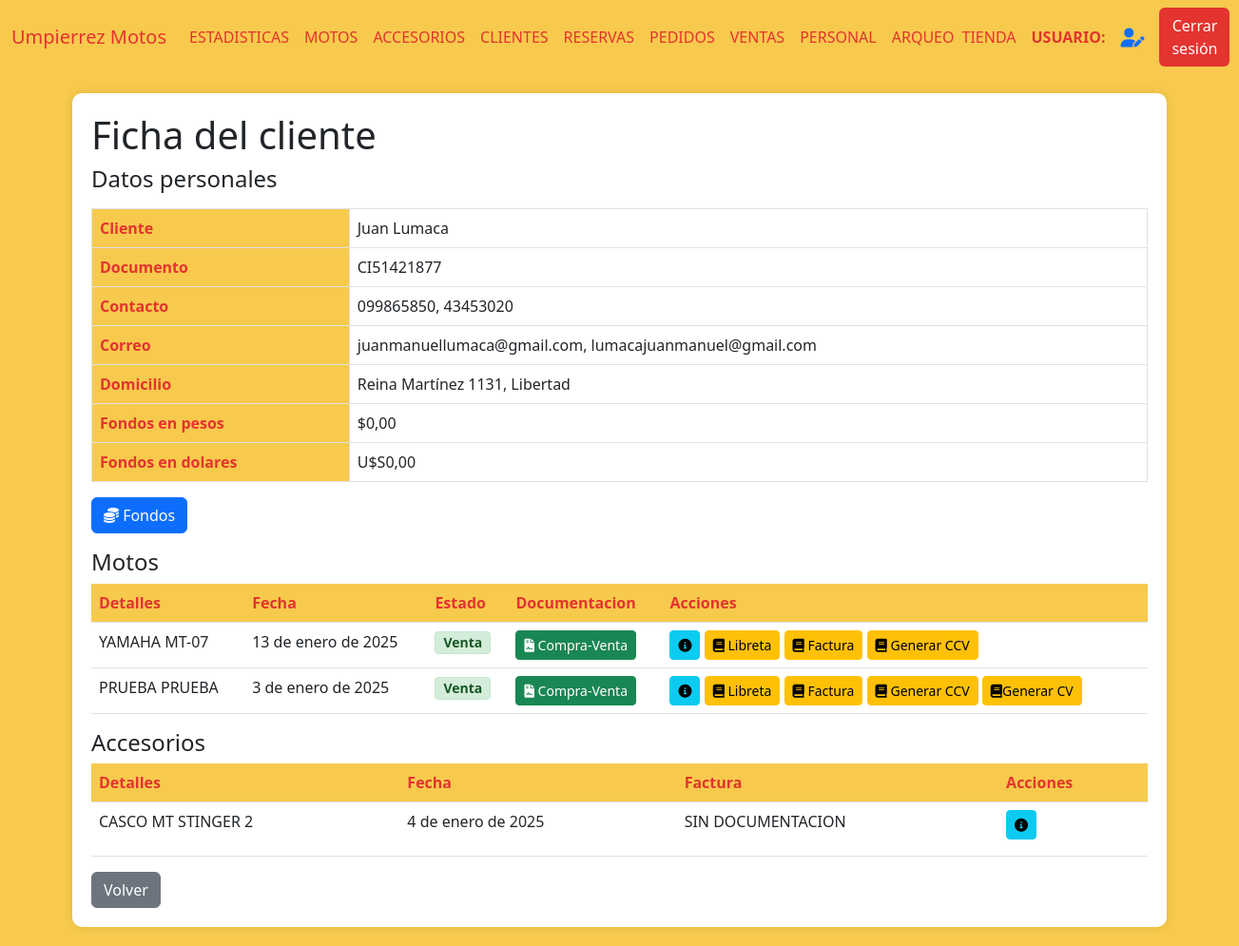
Before: /cliente_ficha/1 (signed in) with the older database file.
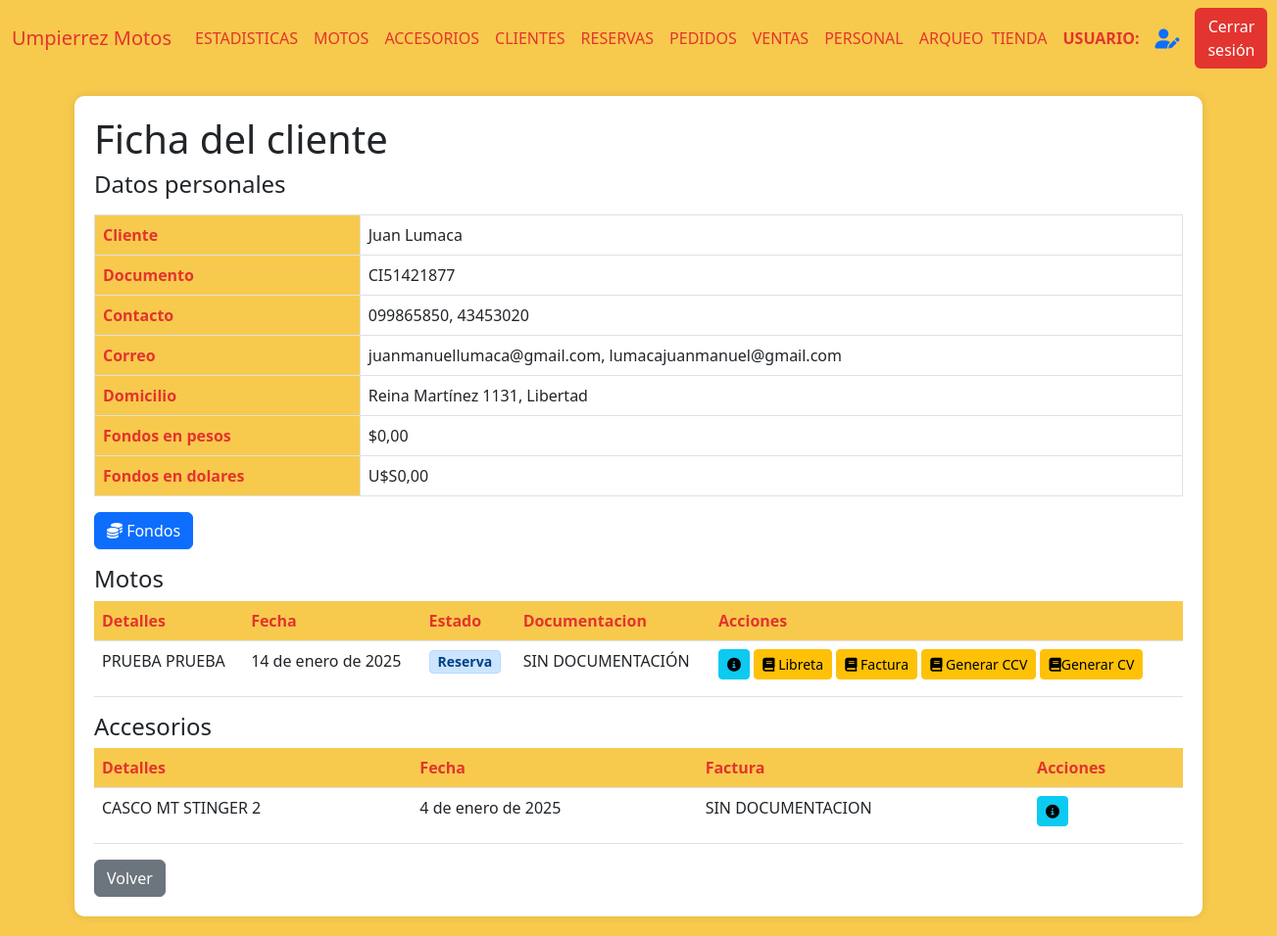
After: the same page with the newer database file.
### AppUM/models.py (models this page shows)
class Cliente(models.Model):
    documento = models.CharField(max_length=20, unique=True)
    nombre = models.CharField(max_length=20)
    apellido  = models.CharField(max_length=20)
    fecha_nacimiento = models.DateField(null=True,blank=True)
    domicilio = models.CharField(max_length=500,blank=True)
    fondo_pesos = models.DecimalField(max_digits=10, decimal_places=2,default=0)
    fondo_dolares = models.DecimalField(max_digits=10, decimal_places=2,default=0)

class ClienteTelefono(models.Model):
    cliente = models.ForeignKey(Cliente, related_name='cliente_telefono', on_delete=models.CASCADE, null=True)
    telefono = models.CharField(max_length=10)
    principal = models.BooleanField(default=True)

class ClienteCorreo(models.Model):
    cliente = models.ForeignKey(Cliente, related_name='cliente_correo', on_delete=models.CASCADE, null=True)
    correo = models.CharField(max_length=100)
    principal = models.BooleanField(default=True)

class ComprasVentas(models.Model):
    moto = models.ForeignKey(Moto, related_name='moto_cliente', on_delete=models.CASCADE)
    cliente = models.ForeignKey(Cliente, related_name='cliente_moto', on_delete=models.CASCADE)
    fecha_compra = models.DateField()
    fotocopia_libreta = models.ImageField(null=True, blank=True, upload_to="documentacion/libretas/")
    compra_venta = models.FileField(null=True, blank=True, upload_to="documentacion/compra_venta/")
    certificado_venta = models.FileField(null=True, blank=True, upload_to="documentacion/certificado_venta/")
    tipo = models.CharField(max_length=20)
    forma_de_pago = models.TextField(null=True, blank=True)
    facturas = models.FileField(null=True, blank=True, upload_to="documentacion/facturas_motos/")
    class Meta:
        pass

class ClienteAccesorio(models.Model):
    accesorio = models.ForeignKey(Accesorio, related_name='accesorio_cliente', on_delete=models.CASCADE)
    cliente = models.ForeignKey(Cliente, related_name='cliente_cliente', on_delete=models.CASCADE)
    fecha_compra = models.DateField()
    factura = models.IntegerField(null=True)
    factura_rut = models.IntegerField(null=True)
    factura_documento = models.FileField(null=True, blank=True, upload_to="documentacion/facturas_accesorios/")

### AppUM/decorators.py (the view)
    def _wrapped_view(request, *args, **kwargs):
        user = request.user
        if user.is_authenticated:
            usuario_consulta = Personal.objects.filter(usuario=user.username).first()
            if usuario_consulta:
                if Administrativo.objects.filter(personal_ptr_id=usuario_consulta.id,activo=1).exists():
                    return view_func(request, *args, **kwargs)
                else:
                    raise PermissionDenied
            else:
                return view_func(request, *args, **kwargs)
        else:
            return redirect('Login')  # Redirigir al login si no está autenticado

### AppUM/functions.py (called while the page is built)
def funcion_paginas_varias(req,instancia_model):
    paginator = Paginator(instancia_model, 5)  # 5 motos por página
    page_number = req.GET.get('page')  # Obtiene el número de página desde la URL
    page_obj = paginator.get_page(page_number)
    return page_obj

### AppUM/templates/perfil_administrativo/cliente/detalles_cliente.html (shortened to what this page needs)
{% extends "perfil_administrativo/padre_perfil_administrativo.html" %}
{% load static %}
{% block contenidoQueCambia %}
<div class="table-container" id="clienteDetails">
    <h1>Ficha del cliente</h1>
    <h4>Datos personales</h4>
    <table class="table table-bordered">
        <tbody>
            <tr>
                <th scope="row">Cliente</th>
                <td>{{ cliente.nombre }} {{ cliente.apellido }}</td>
            </tr>
            <tr>
                <th scope="row">Documento</th>
                <td>{{ cliente.documento }}</td>
            </tr>
            <tr>
                <th scope="row">Contacto</th>
                <td>{{ tel1 }}{% if tel2 %}, {{ tel2 }}{% endif %}</td>
            </tr>
            <tr>
                <th scope="row">Correo</th>
                <td>{% if correo1 %}{{ correo1 }}{% if correo2 %}, {{ correo2 }}{% endif %} {% else %} El cliente no tiene correo {% endif %}</td>
            </tr>
            <tr>
                <th scope="row">Domicilio</th>
                <td>{{ cliente.domicilio }}</td>
            </tr>
            <tr>
                <th scope="row">Fondos en pesos</th>
                <td>${{ cliente.fondo_pesos }}</td>
            </tr>
            <tr>
                <th scope="row">Fondos en dolares</th>
                <td>U$S{{ cliente.fondo_dolares }}</td>
            </tr>
        </tbody>
    </table>
    <a onclick="mostrar_div_fondos()" class="btn btn-primary mb-3">
        <i class="fas fa-coins"></i> Fondos
    </a>
    <h4>Motos</h4>
    <table class="table">
        <thead>
            <tr>
                <th scope="row">Detalles</th>
                <th scope="row">Fecha</th>
                <th scope="row">Estado</th>
                <th scope="row">Documentacion</th>
                <th scope="row">Acciones</th>
            </tr>
        </thead>
        <tbody>
            {% if page_obj %}
                {% for item in page_obj %}
                    <tr>
                        <td>{{ item.moto.moto__marca }} {{ item.moto.moto__modelo }}</td>
                        <td>{{ item.moto.fecha_compra }}</td>
                        <td>
                            {% if item.tipo == "R" %}
                                <span class="badge badge-reserva">Reserva</span>
                            {% else %}
                                <span class="badge badge-venta">Venta</span>
                            {% endif %}
                        </td>
                        <td>
                            {% if item.libreta or item.compra_venta or item.certificado_venta or item.facturas %}
                                {% if item.compra_venta %}
                                    <div class="btn-group" role="group">
                                        <a href="{{ item.compra_venta }}" target="_blank">
                                            <button class="btn btn-sm btn-success" title="Ver Documento de Compra-Venta">
                                                <i class="fas fa-file-contract"></i> Compra-Venta
                                            </button>
                                        </a>
                                    </div>
                                {% endif %}
                            {% else %}
                                <p>SIN DOCUMENTACIÓN</p>
                            {% endif %}
                        </td>
                        <td>
                            <a href="{% url 'DetallesCuotas' item.moto.id %}"><button class="btn btn-sm btn-info"><i class="fas fa-info-circle"></i></button></a>
                            {% if not item.libreta %}
                                <button class="btn btn-sm btn-warning" onclick="toggleLibreta('{{ forloop.counter }}')">
                                    <i class="fas fa-book"></i> Libreta
                                </button>
                            {% endif %}
                            {% if not item.facturas %}
                                <button class="btn btn-sm btn-warning" onclick="toggleFactura('{{ forloop.counter }}')">
                                    <i class="fas fa-book"></i> Factura
                                </button>
                            {% endif %}
                            <button class="btn btn-sm btn-warning" onclick="toggleCCV('{{ forloop.counter }}')">
                                <i class="fas fa-book"></i> Generar CCV
                            </button>
                            {% if item.moto.moto__estado == "Nueva" and not item.certificado_venta %}
                                <a href="{% url 'CargarCertificado' item.moto.id %}"><button class="btn btn-sm btn-warning"><i class="fas fa-book"></i>Generar CV</button></a>
                            {% endif %}
                    </td>
                    </tr>
                {% endfor %}
            {% else %}
                <tr>
                    <td colspan="9" class="text-center text-muted">
                        No hay registros de compras de motos.
                    </td>
                </tr>
            {% endif %}
        </tbody>
    </table>
    <h4>Accesorios</h4>
    <table class="table">
        <thead>
            <tr>
                <th scope="row">Detalles</th>
                <th scope="row">Fecha</th>
                <th scope="row">Factura</th>
                <th scope="row">Acciones</th>
            </tr>
        </thead>
        <tbody>
            {% if page_obj_accesorio %}
                {% for item in page_obj_accesorio %}
                <tr>
                    <td>{{ item.accesorio.accesorio__tipo }} {{ item.accesorio.accesorio__marca }} {{ item.accesorio.accesorio__modelo }}</td>
                    <td>{{ item.accesorio.fecha_compra }}</td>
                    <td>
                        {% if item.factura_documento %}
                        <a href="{{ item.factura_documento }}" target="_blank">
                            <button class="btn btn-sm btn-secondary" title="Ver Factura">
                                <i class="fas fa-certificate"></i> Factura
                            </button>
                        </a>
                        {% else %}
                        <p>SIN DOCUMENTACION</p>
                        {% endif %}
                    </td>
                    <td>
                        <a href="{% url 'DetallesCompraAccesorio' item.accesorio.id %}"><button class="btn btn-sm btn-info"><i class="fas fa-info-circle"></i></button></a>
                    </td>
                </tr>
                {% endfor %}
            {% else %}
                <tr>
                    <td colspan="9" class="text-center text-muted">
                        No hay registros de compras de accesorios.
                    </td>
                </tr>
            {% endif %}
        </tbody>
    </table>
    <a href="{% url 'Clientes' %}" class="btn btn-secondary">Volver</a>
</div>
{% endblock %}

### AppUM/templates/perfil_administrativo/padre_perfil_administrativo.html (shortened to what this page needs)
<!DOCTYPE html>
<html lang="es">
<head>
    {% load static %}
    <link href="https://cdn.jsdelivr.net/npm/bootstrap@5.3.0/dist/css/bootstrap.min.css" rel="stylesheet">
    <link href="https://cdnjs.cloudflare.com/ajax/libs/font-awesome/6.0.0/css/all.min.css" rel="stylesheet">
    <link href="{% static 'css/styles.css' %}" rel="stylesheet" />
</head>
<body>
    <nav class="navbar navbar-expand-lg navbar-custom">
        <div class="container-fluid">
            <a class="navbar-brand" href="#">Umpierrez Motos</a>
            <div class="collapse navbar-collapse" id="navbarNav">
                <ul class="navbar-nav me-auto mb-2 mb-lg-0">
                    <li class="nav-item {% if active_page == 'Estadisticas' %}active{% endif %}">
                        <a class="nav-link" href="{% url 'Estadisticas' %}" onclick="">ESTADISTICAS</a>
                    </li>
                    <li class="nav-item {% if active_page == 'Motos' %}active{% endif %}">
                        <a class="nav-link" href="{% url 'Motos' %}" onclick="">MOTOS</a>
                    </li>
                    <li class="nav-item">
                        <a class="nav-link" href="{% url 'Accesorios' %}" onclick="">ACCESORIOS</a>
                    </li>
                    <li class="nav-item">
                        <a class="nav-link" href="{% url 'Clientes' %}" onclick="">CLIENTES</a>
                    </li>
                    <li class="nav-item">
                        <a class="nav-link" href="{% url 'Reservas' %}" onclick="">RESERVAS</a>
                    </li>
                    <li class="nav-item">
                        <a class="nav-link" href="{% url 'Pedidos' %}" onclick="">PEDIDOS</a>
                    </li>
                    <li class="nav-item">
                        <a class="nav-link" href="{% url 'Ventas' %}" onclick="">VENTAS</a>
                    </li>
                    <li class="nav-item">
                        <a class="nav-link" href="{% url 'Personal' %}" onclick="">PERSONAL</a>
                    </li>
                    <li class="nav-item">
                        <a class="nav-link" href="{% url 'Arqueos' %}" onclick="">ARQUEO</a>
                    </li>
                </ul>
                <div class="d-flex align-items-center">
                    <a href="{% url 'Tienda' %}" class="nav-link me-3">TIENDA</a>
                    <span class="navbar-text me-3">
                        <strong>USUARIO:</strong> {{ request.user.first_name }}
                    </span>
                    <a href="{% url 'EditarUsuario' %}" class="me-3" title="Editar Perfil">
                        <i class="fas fa-user-edit fa-lg"></i>
                    </a>
                    <a href="{% url 'CerrarSesion' %}">
                        <button class="btn btn-logout">Cerrar sesión</button>
                    </a>
                </div>
            </div>
        </div>
    </nav>
    <div class="container-fluid" id="content">
        {% block contenidoQueCambia %}
        {% endblock %}
    </div>
</body>
</html>

### AppUM/static/css/styles.css (style rules this page uses)
body { background-color: #f7ca4d; }
.navbar-custom { background-color: #f7ca4d; }
.navbar-brand, .nav-link, .navbar-text { color: #e3342f !important; }
.btn-logout { background-color: #e3342f; color: #fff; }
.table-container { background-color: #fff; border-radius: 10px; padding: 20px; box-shadow: 0px 0px 10px rgba(0, 0, 0, 0.1); margin: 20px auto; max-width: 90%; }
.table th { background-color: #f7ca4d; color: #e3342f; }

### AppUM/templates/perfil_administrativo/cliente/detalles_cliente.html (style rules this page uses)
.badge { display: inline-block; padding: 4px 8px; font-size: 0.875em; font-weight: bold; border-radius: 4px; text-align: center; white-space: nowrap; }
.badge-reserva { background-color: #cce5ff; color: #004085; border: 1px solid #b8daff; }

Changed rows visible on the page:
removed ComprasVentas: moto.moto__marca "YAMAHA", moto.moto__modelo "MT-07", moto.fecha_compra "13 de enero de 2025", shows "Venta"
removed ComprasVentas: moto.moto__marca "PRUEBA", moto.moto__modelo "PRUEBA", moto.fecha_compra "3 de enero de 2025", shows "Venta", shows "Generar CV"
added ComprasVentas: moto.moto__marca "PRUEBA", moto.moto__modelo "PRUEBA", moto.fecha_compra "14 de enero de 2025", shows "Reserva", shows "SIN DOCUMENTACIÓN", shows "Generar CV"
